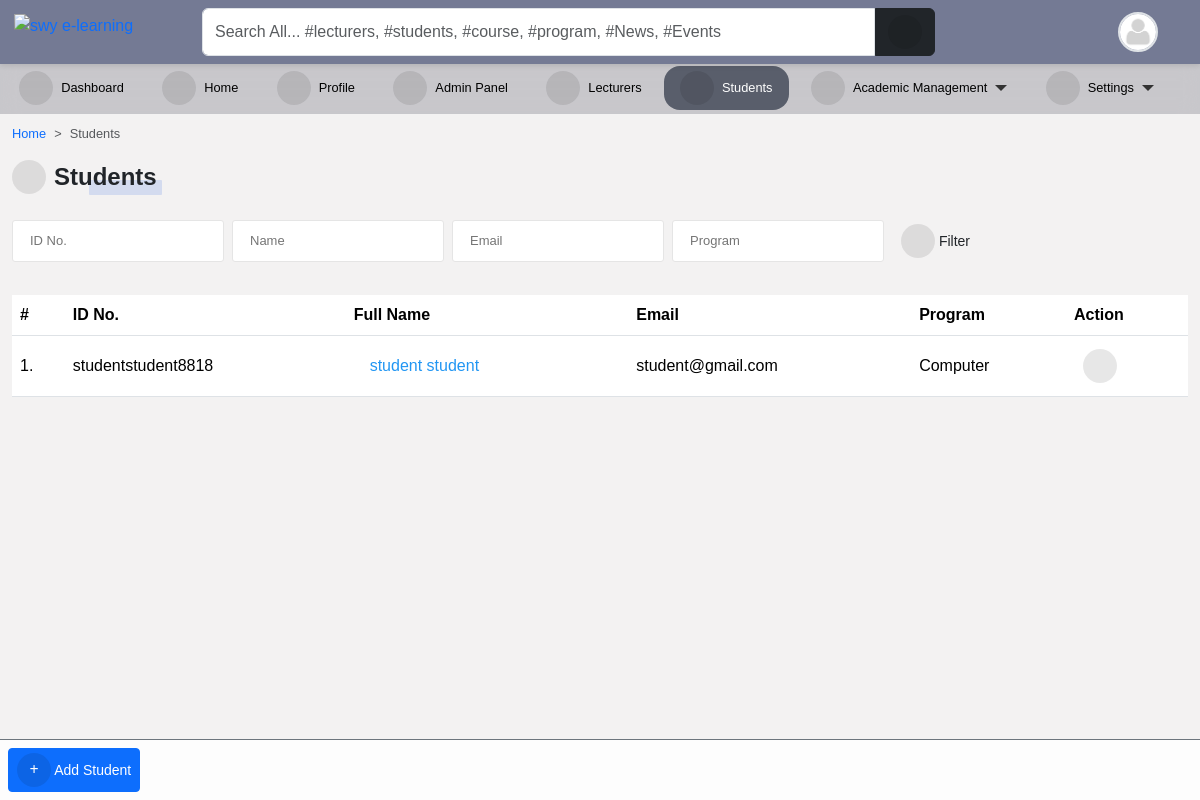
The app's page /accounts/students/ (signed in) with its own data.
### accounts/models.py (models this page shows, shortened)
class User(AbstractUser):
    is_student = models.BooleanField(default=False)
    is_lecturer = models.BooleanField(default=False)
    gender = models.CharField(max_length=1, choices=GENDERS, blank=True, null=True)
    phone = models.CharField(max_length=60, blank=True, null=True)
    address = models.CharField(max_length=60, blank=True, null=True)
    picture = models.ImageField(
        upload_to="profile_pictures/%y/%m/%d/", default="default.png", null=True
    )
    email = models.EmailField(blank=True, null=True)
    username_validator = ASCIIUsernameValidator()
    objects = CustomUserManager()
    class Meta:
        ordering = ("-date_joined",)
    @property
    def get_full_name(self):
        full_name = self.username
        if self.first_name and self.last_name:
            full_name = self.first_name + " " + self.last_name
        return full_name
    @property
    def get_user_role(self):
        if self.is_superuser:
            role = "Admin"
        elif self.is_student:
            role = "Student"
        elif self.is_lecturer:
            role = "Lecturer"
        return role

class Student(models.Model):
    student = models.OneToOneField(User, on_delete=models.CASCADE)
    level = models.CharField(max_length=25, choices=LEVEL, null=True)
    program = models.ForeignKey(Program, on_delete=models.CASCADE, null=True)
    objects = StudentManager()
    class Meta:
        ordering = ("-student__date_joined",)

### course/models.py (models this page shows, shortened)
class Program(models.Model):
    title = models.CharField(max_length=150, unique=True)
    summary = models.TextField(null=True, blank=True)
    objects = ProgramManager()

### accounts/views.py (the view)
# urls.py: path("students/", StudentListView.as_view(), name="student_list"),
@method_decorator([login_required(login_url='sign_in'), admin_required], name="dispatch")
class StudentListView(FilterView):
    filterset_class = StudentFilter
    template_name = "accounts/student_list.html"
    paginate_by = 10
    def get_context_data(self, **kwargs):
        context = super().get_context_data(**kwargs)
        context["title"] = "Students"
        return context

### templates/accounts/student_list.html (shortened to what this page needs)
{% extends 'base.html' %}
{% block content %}
<nav style="--bs-breadcrumb-divider: '>';" aria-label="breadcrumb">
    <ol class="breadcrumb">
      <li class="breadcrumb-item"><a href="/">Home</a></li>
      <li class="breadcrumb-item active" aria-current="page">Students</li>
    </ol>
</nav>
{% if request.user.is_superuser %}
<div class="manage-wrap">
    <a class="btn btn-sm btn-primary" href="{% url 'add_student' %}"><i class="fas fa-plus"></i> Add Student</a>
</div>
{% endif %}
<div class="title-1"><i class="fas fa-user-graduate"></i>Students</div>
<br>
<br>
{% include 'snippets/filter_form.html' %}
<div class="table-responsive table-shadow table-light table-striped m-0 mt-4">
    <table class="table">
        <thead>
            <tr>
                <th>#</th>
                <th> ID No. </th>
                <th> Full Name </th>
                <th> Email </th>
                <th> Program </th>
                {% if request.user.is_superuser %}
                <th> Action </th>
                {% endif %}
            </tr>
        </thead>
        <tbody>
            {% for student in filter.qs %}
            <tr>
                <td> {{ forloop.counter }}.</td>
                <td>{{ student.student.username }} </td>
                <td><a href="{% url 'profile_single' student.student.id %}">{{ student.student.get_full_name }}</a></td>
                <td>{{ student.student.email }} </td>
                <td>{{ student.program.title }}</td>
                {% if request.user.is_superuser %}
                <td>
                    <div class="dropdown">
                        <button class="btn btn-sm" type="button" data-bs-toggle="dropdown" aria-expanded="false">
                            <i class="fa fa-ellipsis-vertical"></i>
                        </button>
                      </div>
                </td>
                {% endif %}
            {% endfor %}
        </tbody>
    </table>
</div>
{% endblock content %}

### templates/navbar.html (shortened to what this page needs)
{% load static %}
<div id="top-navbar" class="py-2 top-navbar">
	<div class="container">
		<a href="/" class="head-logo">
			<img src="{% static 'img/swy e-learning.jpg' %}" width="40px" alt="swy e-learning">
		</a>
		<div class="nav-wrapper">
			<form class="form-header" action="{% url 'query' %}" method="GET">
				<input id="primary-search" class="form-control rounded-end-0" type="text" name="q" value="{{ request.GET.q }}"
					placeholder="Search All... #lecturers, #students, #course, #program, #News, #Events" required />
				<button class="btn btn-dark rounded-start-0" type="submit">
					<i class="fas fa-search"></i>
				</button>
			</form>
			<div class="dropdown index">
				<div class="avatar border border-2" type="button" data-bs-toggle="dropdown" aria-expanded="false">
					<img src="{{ request.user.picture.url }}">
				</div>
			</div>
		</div>
	</div>
</div>

### static/scss/style1.css (style rules this page uses)
*, body { font-family: "Rubik", sans-serif; }
body { background-color: #f3f2f2; }
.table td, .table th { vertical-align: middle; }
.table tbody > tr > td > a { display: flex; color: #2196f3; padding: 0.5rem 1rem; transition: 0.2s; }
#top-navbar { position: fixed; top: 0; right: 0; -webkit-margin-start: -10px; z-index: 90; padding: 0; background: #747a94; box-shadow: 0px 2px 5px 0px rgba(0, 0, 0, 0.1); transition: 0.3s; margin: 0; }
#top-navbar .container { display: flex; background-color: transparent; position: relative; }
#top-navbar .nav-wrapper { display: flex; flex-wrap: wrap; justify-content: space-between; align-items: center; width: 100%; margin-left: 10rem; background-color: transparent; }
#top-navbar .nav-wrapper .form-header { display: flex; flex: 0.8; }
#top-navbar .nav-wrapper .form-header button { flex: 0.1; }
#top-navbar { left: 0; }
.manage-wrap { position: fixed; bottom: 0; right: 0; left: 300px; padding: 0.5rem; z-index: 10; background-color: rgba(255, 255, 255, 0.8); border-top: 1px solid #6c757d; transition: 0.3s; }
.manage-wrap { left: 0; }
.au-input { display: flex; width: auto; line-height: 40px; border: 1px solid #e5e5e5; font-family: inherit; font-size: 13px; color: #666; padding: 0 17px; border-radius: 3px; transition: all 0.2s ease; }
.avatar { width: 40px; height: 40px; border-radius: 50%; overflow: hidden; }
.avatar img { width: 100%; height: 100%; -o-object-fit: cover; object-fit: cover; }
a { color: var(--bs-primary); text-decoration: none; }
.title-1 { position: relative; display: inline-flex; align-items: center; font-family: inherit; text-transform: capitalize; font-weight: 700; font-size: 24px; border-radius: 0.2em; }
.title-1::before { content: ""; position: absolute; bottom: 0; right: -5px; width: 50%; height: 15px; z-index: -1; border-radius: 1px; background-color: rgba(83, 126, 226, 0.2); animation: lineAnim 1s ease-in forwards; }
.title-1 i { margin-right: 8px; }
.fas, .fa { font-size: 16px; display: inline-flex; align-items: center; justify-content: center; width: 34px; height: 34px; background-color: rgba(0, 0, 0, 0.093); border-radius: 50%; }

### templates/aside.html (style rules this page uses)
li { font-size: .8rem; }

### templates/navbar.html (style rules this page uses)
.head-logo { position: absolute; left: -1rem; top: 0.3rem; }

### records on screen
User: user.picture (placeholder picture)
Student: student.username "studentstudent8818", student.get_full_name "student student", student.email "student@gmail.com", program "Computer"
